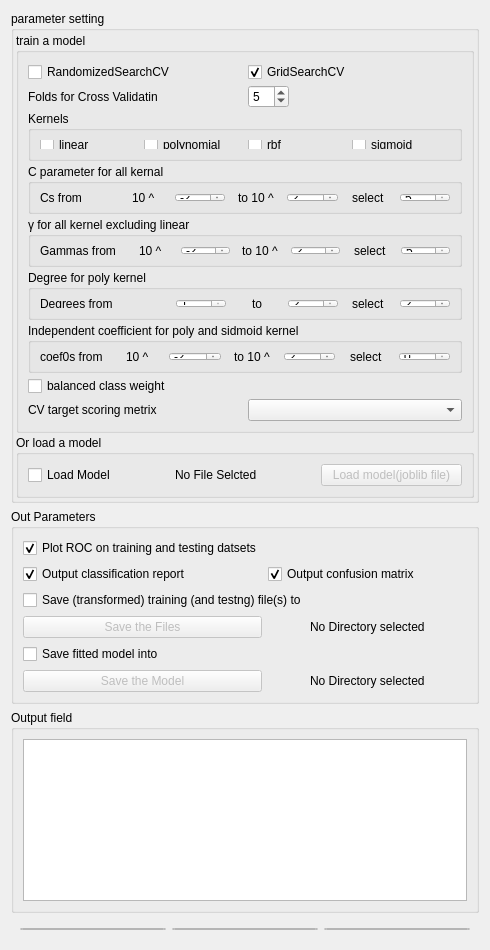
<?xml version="1.0" encoding="UTF-8"?>
<ui version="4.0">
 <class>SVM_Classifier_Dialog</class>
 <widget class="QDialog" name="SVM_Classifier_Dialog">
  <property name="geometry">
   <rect>
    <x>0</x>
    <y>0</y>
    <width>490</width>
    <height>950</height>
   </rect>
  </property>
  <property name="windowTitle">
   <string>SVM Classifier</string>
  </property>
  <layout class="QVBoxLayout" name="verticalLayout" stretch="1,1,0,0">
   <item>
    <widget class="QGroupBox" name="groupBox_1">
     <property name="title">
      <string>parameter setting</string>
     </property>
     <layout class="QVBoxLayout" name="verticalLayout_3" stretch="1,0">
      <property name="spacing">
       <number>2</number>
      </property>
      <property name="leftMargin">
       <number>2</number>
      </property>
      <property name="topMargin">
       <number>2</number>
      </property>
      <property name="rightMargin">
       <number>2</number>
      </property>
      <property name="bottomMargin">
       <number>2</number>
      </property>
      <item>
       <widget class="QGroupBox" name="groupBox">
        <property name="enabled">
         <bool>true</bool>
        </property>
        <property name="title">
         <string>train a model</string>
        </property>
        <layout class="QGridLayout" name="gridLayout">
         <property name="verticalSpacing">
          <number>3</number>
         </property>
         <item row="0" column="0">
          <widget class="QCheckBox" name="random_search_cb">
           <property name="text">
            <string>RandomizedSearchCV</string>
           </property>
           <property name="checked">
            <bool>false</bool>
           </property>
          </widget>
         </item>
         <item row="0" column="1">
          <widget class="QCheckBox" name="grid_search_cb">
           <property name="text">
            <string>GridSearchCV</string>
           </property>
           <property name="checked">
            <bool>true</bool>
           </property>
          </widget>
         </item>
         <item row="1" column="0">
          <widget class="QLabel" name="label">
           <property name="toolTip">
            <string/>
           </property>
           <property name="statusTip">
            <string/>
           </property>
           <property name="styleSheet">
            <string notr="true">font-size:12px;</string>
           </property>
           <property name="text">
            <string>Folds for Cross Validatin</string>
           </property>
          </widget>
         </item>
         <item row="1" column="1" alignment="Qt::AlignLeft">
          <widget class="QSpinBox" name="cv_folds_sp">
           <property name="maximum">
            <number>10</number>
           </property>
           <property name="value">
            <number>5</number>
           </property>
          </widget>
         </item>
         <item row="2" column="0" colspan="2">
          <widget class="QGroupBox" name="groupBox_7">
           <property name="maximumSize">
            <size>
             <width>16777215</width>
             <height>50</height>
            </size>
           </property>
           <property name="title">
            <string>Kernels</string>
           </property>
           <layout class="QHBoxLayout" name="horizontalLayout_7">
            <item>
             <widget class="QCheckBox" name="linear_kernel_cb">
              <property name="text">
               <string>linear</string>
              </property>
             </widget>
            </item>
            <item>
             <widget class="QCheckBox" name="poly_kernel_cb">
              <property name="text">
               <string>polynomial</string>
              </property>
             </widget>
            </item>
            <item>
             <widget class="QCheckBox" name="rbf_kernel_cb">
              <property name="text">
               <string>rbf</string>
              </property>
              <property name="checked">
               <bool>false</bool>
              </property>
             </widget>
            </item>
            <item>
             <widget class="QCheckBox" name="sigmoid_kernel_cb">
              <property name="text">
               <string>sigmoid </string>
              </property>
             </widget>
            </item>
           </layout>
          </widget>
         </item>
         <item row="3" column="0" colspan="2">
          <widget class="QGroupBox" name="c_group">
           <property name="maximumSize">
            <size>
             <width>16777215</width>
             <height>50</height>
            </size>
           </property>
           <property name="title">
            <string>C parameter for all kernal</string>
           </property>
           <layout class="QHBoxLayout" name="horizontalLayout_3">
            <item>
             <widget class="QLabel" name="label_24">
              <property name="minimumSize">
               <size>
                <width>73</width>
                <height>0</height>
               </size>
              </property>
              <property name="styleSheet">
               <string notr="true">font-size:12px;</string>
              </property>
              <property name="text">
               <string>Cs from </string>
              </property>
             </widget>
            </item>
            <item alignment="Qt::AlignHCenter|Qt::AlignVCenter">
             <widget class="QLabel" name="label_22">
              <property name="styleSheet">
               <string notr="true">font-size:12px;</string>
              </property>
              <property name="text">
               <string>10 ^</string>
              </property>
             </widget>
            </item>
            <item>
             <widget class="QSpinBox" name="c_start_sp">
              <property name="minimum">
               <number>-6</number>
              </property>
              <property name="maximum">
               <number>0</number>
              </property>
              <property name="value">
               <number>-2</number>
              </property>
             </widget>
            </item>
            <item alignment="Qt::AlignHCenter|Qt::AlignVCenter">
             <widget class="QLabel" name="label_23">
              <property name="styleSheet">
               <string notr="true">font-size:12px;</string>
              </property>
              <property name="text">
               <string>to 10 ^</string>
              </property>
             </widget>
            </item>
            <item>
             <widget class="QSpinBox" name="c_end_sp">
              <property name="minimum">
               <number>1</number>
              </property>
              <property name="maximum">
               <number>6</number>
              </property>
              <property name="value">
               <number>2</number>
              </property>
             </widget>
            </item>
            <item alignment="Qt::AlignHCenter|Qt::AlignVCenter">
             <widget class="QLabel" name="label_21">
              <property name="styleSheet">
               <string notr="true">font-size:12px;</string>
              </property>
              <property name="text">
               <string>select</string>
              </property>
             </widget>
            </item>
            <item>
             <widget class="QSpinBox" name="c_num_sp">
              <property name="minimum">
               <number>5</number>
              </property>
              <property name="maximum">
               <number>100</number>
              </property>
              <property name="singleStep">
               <number>5</number>
              </property>
              <property name="value">
               <number>5</number>
              </property>
             </widget>
            </item>
           </layout>
          </widget>
         </item>
         <item row="4" column="0" colspan="2">
          <widget class="QGroupBox" name="gamma_group">
           <property name="maximumSize">
            <size>
             <width>16777215</width>
             <height>50</height>
            </size>
           </property>
           <property name="title">
            <string>γ for all kernel excluding linear</string>
           </property>
           <layout class="QHBoxLayout" name="horizontalLayout_5">
            <item>
             <widget class="QLabel" name="label_20">
              <property name="styleSheet">
               <string notr="true">font-size:12px;</string>
              </property>
              <property name="text">
               <string>Gammas from </string>
              </property>
             </widget>
            </item>
            <item alignment="Qt::AlignHCenter|Qt::AlignVCenter">
             <widget class="QLabel" name="label_17">
              <property name="styleSheet">
               <string notr="true">font-size:12px;</string>
              </property>
              <property name="text">
               <string>10 ^</string>
              </property>
             </widget>
            </item>
            <item>
             <widget class="QSpinBox" name="gamma_start_sp">
              <property name="minimum">
               <number>-5</number>
              </property>
              <property name="maximum">
               <number>5</number>
              </property>
              <property name="value">
               <number>-2</number>
              </property>
             </widget>
            </item>
            <item alignment="Qt::AlignHCenter|Qt::AlignVCenter">
             <widget class="QLabel" name="label_18">
              <property name="styleSheet">
               <string notr="true">font-size:12px;</string>
              </property>
              <property name="text">
               <string>to 10 ^</string>
              </property>
             </widget>
            </item>
            <item>
             <widget class="QSpinBox" name="gamma_end_sp">
              <property name="minimum">
               <number>1</number>
              </property>
              <property name="maximum">
               <number>6</number>
              </property>
              <property name="value">
               <number>2</number>
              </property>
             </widget>
            </item>
            <item alignment="Qt::AlignHCenter|Qt::AlignVCenter">
             <widget class="QLabel" name="label_19">
              <property name="styleSheet">
               <string notr="true">font-size:12px;</string>
              </property>
              <property name="text">
               <string>select</string>
              </property>
             </widget>
            </item>
            <item>
             <widget class="QSpinBox" name="gamma_num_sp">
              <property name="minimum">
               <number>5</number>
              </property>
              <property name="maximum">
               <number>100</number>
              </property>
              <property name="singleStep">
               <number>5</number>
              </property>
              <property name="value">
               <number>5</number>
              </property>
             </widget>
            </item>
           </layout>
          </widget>
         </item>
         <item row="5" column="0" colspan="2">
          <widget class="QGroupBox" name="degree_group">
           <property name="maximumSize">
            <size>
             <width>16777215</width>
             <height>50</height>
            </size>
           </property>
           <property name="title">
            <string>Degree for poly kernel</string>
           </property>
           <layout class="QHBoxLayout" name="horizontalLayout_4">
            <item>
             <widget class="QLabel" name="label_16">
              <property name="styleSheet">
               <string notr="true">font-size:12px;</string>
              </property>
              <property name="text">
               <string>Degrees from </string>
              </property>
             </widget>
            </item>
            <item>
             <widget class="QLabel" name="label_2">
              <property name="maximumSize">
               <size>
                <width>48</width>
                <height>16777215</height>
               </size>
              </property>
              <property name="text">
               <string/>
              </property>
             </widget>
            </item>
            <item>
             <widget class="QSpinBox" name="degree_start_sp">
              <property name="minimum">
               <number>1</number>
              </property>
              <property name="maximum">
               <number>1</number>
              </property>
              <property name="value">
               <number>1</number>
              </property>
             </widget>
            </item>
            <item alignment="Qt::AlignHCenter|Qt::AlignVCenter">
             <widget class="QLabel" name="label_9">
              <property name="styleSheet">
               <string notr="true">font-size:12px;</string>
              </property>
              <property name="text">
               <string>to</string>
              </property>
             </widget>
            </item>
            <item>
             <widget class="QSpinBox" name="degree_end_sp">
              <property name="minimum">
               <number>2</number>
              </property>
              <property name="maximum">
               <number>5</number>
              </property>
              <property name="value">
               <number>2</number>
              </property>
             </widget>
            </item>
            <item alignment="Qt::AlignHCenter|Qt::AlignVCenter">
             <widget class="QLabel" name="label_15">
              <property name="styleSheet">
               <string notr="true">font-size:12px;</string>
              </property>
              <property name="text">
               <string>select</string>
              </property>
             </widget>
            </item>
            <item>
             <widget class="QSpinBox" name="degree_num_sp">
              <property name="minimum">
               <number>1</number>
              </property>
              <property name="maximum">
               <number>4</number>
              </property>
              <property name="singleStep">
               <number>5</number>
              </property>
              <property name="value">
               <number>2</number>
              </property>
             </widget>
            </item>
           </layout>
          </widget>
         </item>
         <item row="6" column="0" colspan="2">
          <widget class="QGroupBox" name="coef_group">
           <property name="maximumSize">
            <size>
             <width>16777215</width>
             <height>50</height>
            </size>
           </property>
           <property name="title">
            <string>Independent coefficient for poly and sidmoid kernel</string>
           </property>
           <layout class="QHBoxLayout" name="horizontalLayout_6">
            <item>
             <widget class="QLabel" name="label_13">
              <property name="styleSheet">
               <string notr="true">font-size:12px;</string>
              </property>
              <property name="text">
               <string>coef0s from </string>
              </property>
             </widget>
            </item>
            <item alignment="Qt::AlignHCenter|Qt::AlignVCenter">
             <widget class="QLabel" name="label_12">
              <property name="styleSheet">
               <string notr="true">font-size:12px;</string>
              </property>
              <property name="text">
               <string>10 ^</string>
              </property>
             </widget>
            </item>
            <item>
             <widget class="QSpinBox" name="coef_start_sp">
              <property name="minimum">
               <number>-6</number>
              </property>
              <property name="maximum">
               <number>-1</number>
              </property>
              <property name="value">
               <number>-2</number>
              </property>
             </widget>
            </item>
            <item alignment="Qt::AlignHCenter|Qt::AlignVCenter">
             <widget class="QLabel" name="label_8">
              <property name="styleSheet">
               <string notr="true">font-size:12px;</string>
              </property>
              <property name="text">
               <string>to 10 ^</string>
              </property>
             </widget>
            </item>
            <item>
             <widget class="QSpinBox" name="coef_end_sp">
              <property name="minimum">
               <number>1</number>
              </property>
              <property name="maximum">
               <number>6</number>
              </property>
              <property name="value">
               <number>2</number>
              </property>
             </widget>
            </item>
            <item alignment="Qt::AlignHCenter|Qt::AlignVCenter">
             <widget class="QLabel" name="label_11">
              <property name="styleSheet">
               <string notr="true">font-size:12px;</string>
              </property>
              <property name="text">
               <string>select</string>
              </property>
             </widget>
            </item>
            <item>
             <widget class="QSpinBox" name="coef_num_sp">
              <property name="minimum">
               <number>0</number>
              </property>
              <property name="maximum">
               <number>100</number>
              </property>
              <property name="singleStep">
               <number>5</number>
              </property>
              <property name="value">
               <number>0</number>
              </property>
             </widget>
            </item>
           </layout>
          </widget>
         </item>
         <item row="7" column="0">
          <widget class="QCheckBox" name="balanced_class_weight_cb">
           <property name="text">
            <string>balanced class weight</string>
           </property>
          </widget>
         </item>
         <item row="8" column="0">
          <widget class="QLabel" name="label_10">
           <property name="maximumSize">
            <size>
             <width>16777215</width>
             <height>20</height>
            </size>
           </property>
           <property name="text">
            <string>CV target scoring metrix</string>
           </property>
          </widget>
         </item>
         <item row="8" column="1">
          <widget class="QComboBox" name="scoring_comb">
           <item>
            <property name="text">
             <string/>
            </property>
           </item>
          </widget>
         </item>
        </layout>
       </widget>
      </item>
      <item>
       <widget class="QGroupBox" name="groupBox_4">
        <property name="title">
         <string>Or load a model</string>
        </property>
        <layout class="QHBoxLayout" name="horizontalLayout_2">
         <item>
          <widget class="QCheckBox" name="load_model_cb">
           <property name="enabled">
            <bool>true</bool>
           </property>
           <property name="text">
            <string>Load Model</string>
           </property>
          </widget>
         </item>
         <item>
          <widget class="QLabel" name="display_model_name_label">
           <property name="styleSheet">
            <string notr="true"/>
           </property>
           <property name="text">
            <string>No File Selcted</string>
           </property>
          </widget>
         </item>
         <item>
          <widget class="Open_Model_Btn" name="open_model_btn">
           <property name="enabled">
            <bool>false</bool>
           </property>
           <property name="text">
            <string>Load model(joblib file)</string>
           </property>
          </widget>
         </item>
        </layout>
       </widget>
      </item>
     </layout>
    </widget>
   </item>
   <item>
    <widget class="QGroupBox" name="groupBox_2">
     <property name="title">
      <string>Out Parameters</string>
     </property>
     <layout class="QGridLayout" name="gridLayout_2">
      <item row="5" column="0">
       <widget class="Save_Model_Btn" name="save_model_btn">
        <property name="enabled">
         <bool>false</bool>
        </property>
        <property name="text">
         <string>Save the Model</string>
        </property>
       </widget>
      </item>
      <item row="0" column="0">
       <widget class="QCheckBox" name="plot_roc_cb">
        <property name="text">
         <string>Plot ROC on training and testing datsets</string>
        </property>
        <property name="checked">
         <bool>true</bool>
        </property>
       </widget>
      </item>
      <item row="1" column="0">
       <widget class="QCheckBox" name="output_cla_rep_cb">
        <property name="text">
         <string>Output classification report</string>
        </property>
        <property name="checked">
         <bool>true</bool>
        </property>
       </widget>
      </item>
      <item row="5" column="1" colspan="2" alignment="Qt::AlignHCenter|Qt::AlignVCenter">
       <widget class="QLabel" name="save_model_label">
        <property name="text">
         <string>No Directory selected</string>
        </property>
       </widget>
      </item>
      <item row="4" column="0">
       <widget class="QCheckBox" name="save_model_cb">
        <property name="text">
         <string>Save fitted model into</string>
        </property>
       </widget>
      </item>
      <item row="1" column="1" colspan="2">
       <widget class="QCheckBox" name="output_confusion_cb">
        <property name="text">
         <string>Output confusion matrix</string>
        </property>
        <property name="checked">
         <bool>true</bool>
        </property>
       </widget>
      </item>
      <item row="3" column="0">
       <widget class="Save_File_Btn" name="save_file_btn">
        <property name="enabled">
         <bool>false</bool>
        </property>
        <property name="text">
         <string>Save the Files</string>
        </property>
       </widget>
      </item>
      <item row="2" column="0" colspan="2">
       <widget class="QCheckBox" name="save_file_cb">
        <property name="text">
         <string>Save (transformed) training (and testng) file(s) to</string>
        </property>
       </widget>
      </item>
      <item row="3" column="1" colspan="2" alignment="Qt::AlignHCenter|Qt::AlignVCenter">
       <widget class="QLabel" name="save_file_label">
        <property name="text">
         <string>No Directory selected</string>
        </property>
       </widget>
      </item>
     </layout>
    </widget>
   </item>
   <item>
    <widget class="QGroupBox" name="groupBox_3">
     <property name="title">
      <string>Output field</string>
     </property>
     <layout class="QVBoxLayout" name="verticalLayout_2">
      <item>
       <widget class="QTextBrowser" name="textBrowser"/>
      </item>
     </layout>
    </widget>
   </item>
   <item>
    <widget class="QWidget" name="widget" native="true">
     <property name="minimumSize">
      <size>
       <width>0</width>
       <height>20</height>
      </size>
     </property>
     <layout class="QHBoxLayout" name="horizontalLayout">
      <item>
       <widget class="QPushButton" name="apply_btn">
        <property name="text">
         <string>Apply</string>
        </property>
       </widget>
      </item>
      <item>
       <widget class="QPushButton" name="reset_btn">
        <property name="text">
         <string>Reset From Previous</string>
        </property>
       </widget>
      </item>
      <item>
       <widget class="QPushButton" name="finish_btn">
        <property name="text">
         <string>Finish</string>
        </property>
       </widget>
      </item>
     </layout>
    </widget>
   </item>
  </layout>
 </widget>
 <customwidgets>
  <customwidget>
   <class>Save_File_Btn</class>
   <extends>QPushButton</extends>
   <header>save_file_btn</header>
   <slots>
    <signal>file_path_changed()</signal>
   </slots>
  </customwidget>
  <customwidget>
   <class>Save_Model_Btn</class>
   <extends>QPushButton</extends>
   <header>save_model_btn</header>
  </customwidget>
  <customwidget>
   <class>Open_Model_Btn</class>
   <extends>QPushButton</extends>
   <header>open_model_btn</header>
  </customwidget>
 </customwidgets>
 <resources/>
 <connections/>
</ui>
